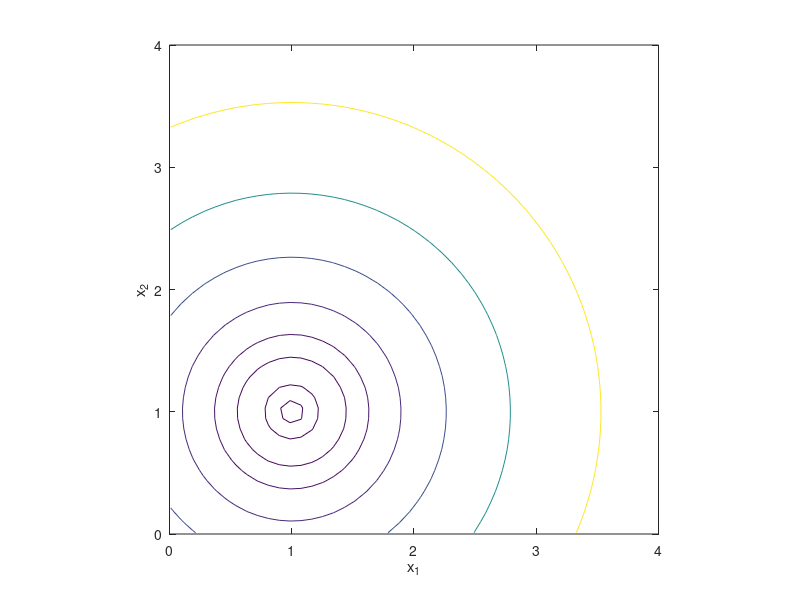

MATLAB code to generate this figure: (Note: this script raises an error after producing the figure.)
clear all
format compact
close all
pfiletype='-dpng';
pfileext='.png';
% pfiletype='-dpdf';
% pfileext='.pdf';
obj = @(x1,x2) x1^2+x2^2-2*x1-2*x2+2;
g1 = @(x1,x2) 3*x1+x2-5.5;
g2 = @(x1,x2) x1+2*x2-4;
g3 = @(x1,x2) -.8-1/((x1)^3)+x2;
x1=linspace(0.01,8,91);
x2=linspace(0.01,8,95);
% Save original x1, x2.
x1o = x1;
x2o = x2;
for i=1:length(x1)
  for j=1:length(x2)
    f(i,j)=obj(x1(i),x2(j));
    con1(i,j)=g1(x1(i),x2(j));
    con2(i,j)=g2(x1(i),x2(j));
    con3(i,j)=g3(x1(i),x2(j));
  end
end
figure(1)
[c,h]=contour(x1,x2',f',[0.01 0.05 0.2 0.4, 0.8 1.6 3.2 6.4]);
xlabel('x_1')
ylabel('x_2')
% clabel(c,h)
axis equal
axis([0 4 0 4])
c1=ocontourc(x1,x2',con1',[0 0]);
c2=ocontourc(x1,x2',con2',[0 0]);
c3=ocontourc(x1,x2',con3',[0 0]);
hold on
hatchedcontours(c1,'k');
hatchedcontours(c2,'r');
hatchedcontours(c3);
hold off
print(pfiletype,'-r600',strcat('HatchedExample', pfileext));
figure(2)
% Transform data for log-log test.
x1 = exp(x1o);
x2 = exp(x2o);
[c,h]=contour(x1,x2',f',[0.01 0.05 0.2 0.4, 0.8 1.6 3.2 6.4]);
xlabel('x_1')
ylabel('x_2')
% clabel(c,h)
axis equal
%axis([0 4 0 4])
set(gca, 'XScale', 'log')
set(gca, 'YScale', 'log')
c1=ocontourc(x1,x2',con1',[0 0]);
c2=ocontourc(x1,x2',con2',[0 0]);
c3=ocontourc(x1,x2',con3',[0 0]);
hold on
hatchedcontours(c1,'k');
hatchedcontours(c2,'r');
hatchedcontours(c3);
hold off
print(pfiletype,'-r600',strcat('HatchedExampleLog', pfileext));
figure(3)
% Transform data for log-log test.
x1 = exp(x1o);
x2 = x2o;
[c,h]=contour(x1,x2',f',[0.01 0.05 0.2 0.4, 0.8 1.6 3.2 6.4]);
xlabel('x_1')
ylabel('x_2')
% clabel(c,h)
% axis equal
%axis([0 4 0 4])
set(gca, 'XScale', 'log')
c1=ocontourc(x1,x2',con1',[0 0]);
c2=ocontourc(x1,x2',con2',[0 0]);
c3=ocontourc(x1,x2',con3',[0 0]);
hold on
hatchedcontours(c1,'k');
hatchedcontours(c2,'r');
hatchedcontours(c3);
hold off
print(pfiletype,'-r600',strcat('HatchedExampleLogX', pfileext));
figure(4)
% Transform data for log-log test.
x1 = x1o;
x2 = exp(x2o);
[c,h]=contour(x1,x2',f',[0.01 0.05 0.2 0.4, 0.8 1.6 3.2 6.4]);
xlabel('x_1')
ylabel('x_2')
% clabel(c,h)
% axis equal
%axis([0 4 0 4])
set(gca, 'YScale', 'log')
c1=ocontourc(x1,x2',con1',[0 0]);
c2=ocontourc(x1,x2',con2',[0 0]);
c3=ocontourc(x1,x2',con3',[0 0]);
hold on
hatchedcontours(c1,'k');
hatchedcontours(c2,'r');
hatchedcontours(c3);
hold off
print(pfiletype,'-r600',strcat('HatchedExampleLogY', pfileext));
